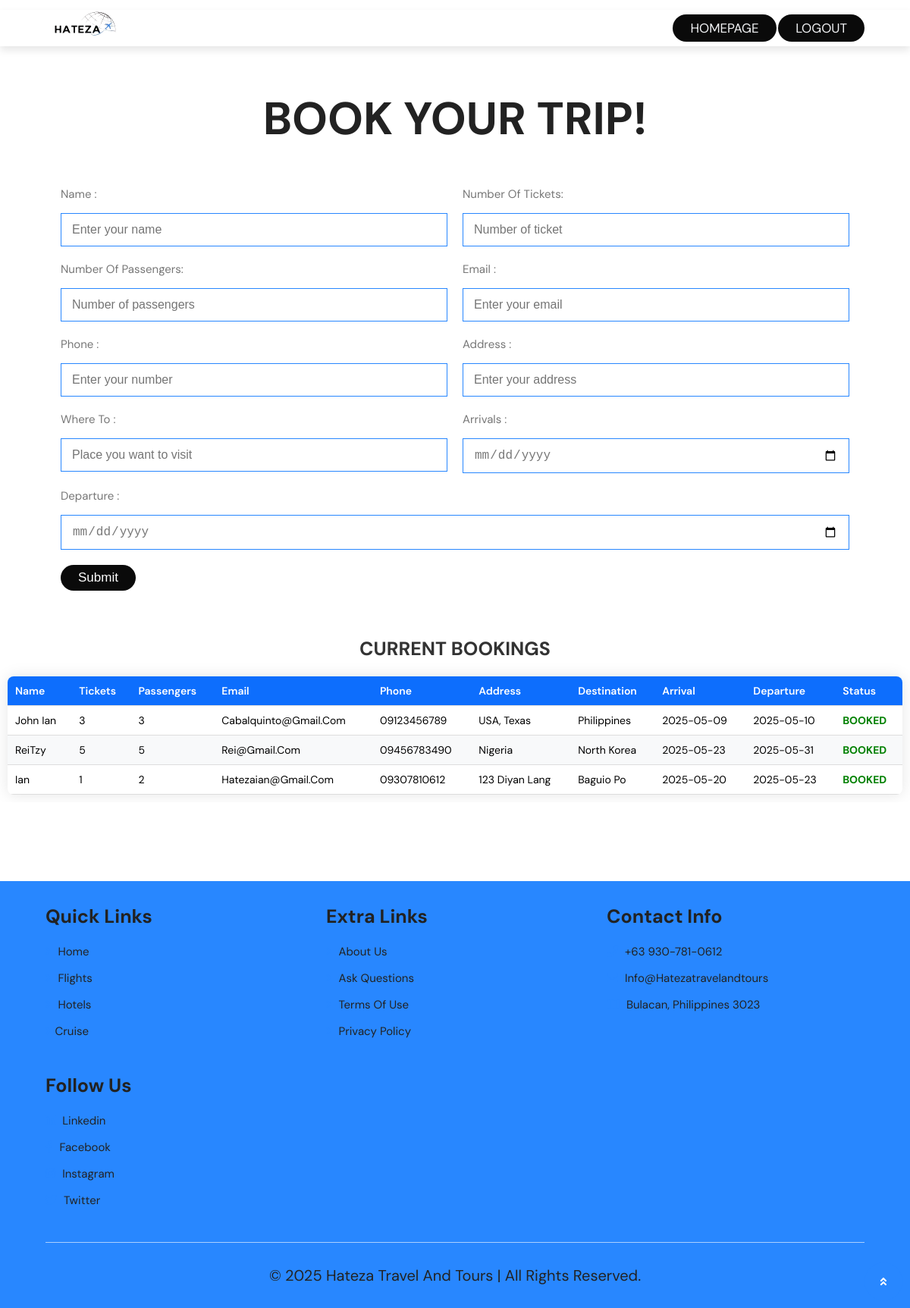
Screenshot of /book.php with the database file from the repository.
### tables this page shows
CREATE TABLE IF NOT EXISTS `book_form` (
  `id` int(255) NOT NULL AUTO_INCREMENT,
  `name` varchar(255) NOT NULL,
  `ticket` int(255) NOT NULL,
  `guests` int(255) NOT NULL,
  `email` varchar(255) NOT NULL,
  `phone` varchar(11) NOT NULL,
  `address` varchar(255) NOT NULL,
  `location` varchar(255) NOT NULL,
  `arrivals` date NOT NULL,
  `leaving` date NOT NULL,
  `time` timestamp NOT NULL DEFAULT CURRENT_TIMESTAMP,
  PRIMARY KEY (`id`)
);

### book.php (the view, shortened to what this page needs)
<!DOCTYPE html>
<html lang="en">
<head>
   <link rel="stylesheet" href="https://unpkg.com/swiper@7/swiper-bundle.min.css" />
   <link rel="stylesheet" href="https://cdnjs.cloudflare.com/ajax/libs/font-awesome/5.15.4/css/all.min.css">
   <link rel="stylesheet" href="style2.css">
</head>
<body>
<br>
<section class="header">
   <a href="index.php" class="logo"><img src="logo1.png"></a>
   <nav>
      <div class="nav__btns">
         <a href="home.php" class="btn" style="color: #f3f4f6; border-radius: 5rem;">HOMEPAGE</a>
         <a href="index.php" class="btn" style="color: #f3f4f6; border-radius: 5rem;">LOGOUT</a>
      </div>
   </nav>
</section>
<section class="booking">
   <br><br>
   <h1 class="heading-title">book your trip!</h1>
   <form action="book_form.php" method="post" class="book-form">
      <div class="flex">
         <div class="inputBox"><span>name :</span><input type="text" placeholder="Enter your name" name="name"></div>
         <div class="inputBox"><span>number of tickets: </span><input type="number" placeholder="Number of ticket" name="ticket"></div>
         <div class="inputBox"><span>number of passengers:</span><input type="number" placeholder="Number of passengers" name="guests"></div>
         <div class="inputBox"><span>email :</span><input type="email" placeholder="Enter your email" name="email"></div>
         <div class="inputBox"><span>phone :</span><input type="number" placeholder="Enter your number" name="phone"></div>
         <div class="inputBox"><span>address :</span><input type="text" placeholder="Enter your address" name="address"></div>
         <div class="inputBox"><span>where to :</span><input type="text" placeholder="Place you want to visit" name="location"></div>
         <div class="inputBox"><span>arrivals :</span><input type="date" name="arrivals"></div>
         <div class="inputBox"><span>departure :</span><input type="date" name="leaving"></div>
      </div>
      <input type="submit" value="submit" class="btn" name="send">
   </form>
</section>
<button type="button" class="scroll-top"><i class="fa fa-angle-double-up" aria-hidden="true"></i></button>
<section class="bookings-table">
   <h1 class="heading-title">Current Bookings</h1>
   <?php
   $conn = mysqli_connect('localhost', 'root', '', 'booking_db');
   $query = "SELECT * FROM book_form ORDER BY id ASC";
   $result = mysqli_query($conn, $query);
   if (mysqli_num_rows($result) > 0) {
   ?>
   <div class="table-container">
      <table>
         <thead>
            <tr>
               <th>Name</th>
               <th>Tickets</th>
               <th>Passengers</th>
               <th>Email</th>
               <th>Phone</th>
               <th>Address</th>
               <th>Destination</th>
               <th>Arrival</th>
               <th>Departure</th>
               <th>Status</th>
            </tr>
         </thead>
         <tbody>
            <?php while ($row = mysqli_fetch_assoc($result)) { ?>
            <tr>
               <td><?php echo htmlspecialchars($row['name']); ?></td>
               <td><?php echo htmlspecialchars($row['ticket']); ?></td>
               <td><?php echo htmlspecialchars($row['guests']); ?></td>
               <td><?php echo htmlspecialchars($row['email']); ?></td>
               <td><?php echo htmlspecialchars($row['phone']); ?></td>
               <td><?php echo htmlspecialchars($row['address']); ?></td>
               <td><?php echo htmlspecialchars($row['location']); ?></td>
               <td><?php echo htmlspecialchars($row['arrivals']); ?></td>
               <td><?php echo htmlspecialchars($row['leaving']); ?></td>
               <td class="status">BOOKED</td>
            </tr>
            <?php } ?>
         </tbody>
      </table>
   </div>
   <?php
   } else {
      echo "<p class='no-bookings'>No bookings yet.</p>";
   }
   ?>
</section>
<br><br><br><br><br><br><br><br>
<section class="footer">
   <div class="box-container">
      <div class="box">
         <h3>quick links</h3>
         <a href="index.php"> <i class="fas fa-angle-right"></i> Home</a>
         <a href="index.php"> <i class="fas fa-angle-right"></i> Flights</a>
         <a href="index.php"> <i class="fas fa-angle-right"></i> Hotels</a>
         <a href="book.php"> <i class="fas fa-angle-right"></i>Cruise</a>
      </div>
      <div class="box">
         <h3>extra links</h3>
         <a href="#"> <i class="fas fa-angle-right"></i> About Us</a>
         <a href="#"> <i class="fas fa-angle-right"></i> Ask Questions</a>
         <a href="#"> <i class="fas fa-angle-right"></i> Terms of Use</a>
         <a href="#"> <i class="fas fa-angle-right"></i> Privacy Policy</a>
      </div>
      <div class="box">
         <h3>contact info</h3>
         <a href="#"> <i class="fas fa-phone"></i> +63 930-781-0612 </a>
         <a href="#"> <i class="fas fa-envelope"></i> info@hatezatravelandtours </a>
         <a href="#"> <i class="fas fa-map"></i> Bulacan, Philippines 3023  </a>
      </div>
      <div class="box">
         <h3>follow us</h3>
         <a href="#"> <i class="fab fa-linkedin"></i> Linkedin </a>
         <a href="#"> <i class="fab fa-facebook-f"></i> Facebook </a>
         <a href="#"> <i class="fab fa-instagram"></i> Instagram </a>
         <a href="#"> <i class="fab fa-twitter"></i> Twitter </a>
      </div>
   </div>
   <div class="credit">© 2025 Hateza Travel and Tours</span> | All rights reserved. </div>
</section>
</body>
</html>

### style2.css (style rules this page uses)
:root { --main-color:#2887ff; --black:#222; --white:#fff; --tomato:#2887ff; --light-black:#777; --light-white:#fff9; --dark-bg:rgba(0,0,0,.7); --light-bg:#eee; --border:.1rem solid var(--main-color); --box-shadow:0 .5rem 1rem rgba(0,0,0,.1); --text-shadow:0 1.5rem 3rem rgba(0,0,0,.3); --primary-color: #2887ff; --primary-color-dark: #2476da; --text-dark: #0a0a0a; --text-light: #737373; --extra-light: #f3f4f6; --white: #ffffff; --max-width: 1200px; }
* { margin:0; padding:0; box-sizing: border-box; outline: none; border:none; text-decoration: none; text-transform: capitalize; }
html { font-size: 62.5%; overflow-x: hidden; }
body { font-family: "DM Sans", sans-serif; }
section { padding:5rem 10%; }
.btn { padding: 0.7rem 2.3rem; outline: none; border: none; font-size: 1.7rem; white-space: nowrap; color: var(--white); background-color: var(--text-dark); border-radius: 5rem; transition: 0.3s; cursor: pointer; }
.heading-title { text-align: center; margin-bottom: 3rem; font-size: 6rem; text-transform: uppercase; color:var(--black); }
.header { position: sticky; top:0; left:0; right:0; z-index: 1000; background-color: var(--white); display: flex; padding-top: 0rem; padding-bottom: 0rem; box-shadow: var(--box-shadow); align-items: center; justify-content: space-between; }
.header .logo { font-size: 2.5rem; color:var(--black); }
.booking .book-form { padding:2rem; background: var(--white); }
.booking .book-form .flex { display: flex; flex-wrap: wrap; gap:2rem; }
.booking .book-form .flex .inputBox { flex:1 1 41rem; }
.booking .book-form .flex .inputBox input { width: 100%; padding:1.2rem 1.4rem; font-size: 1.6rem; color:var(--light-black); text-transform: none; margin-top: 1.5rem; border:var(--border); }
.booking .book-form .flex .inputBox span { font-size: 1.5rem; color:var(--light-black); }
.booking .book-form .btn { margin-top: 2rem; }
.scroll-top { position: fixed; bottom: 10px; right: 10px; z-index: 99; background: var(--tomato); color: #fff; border-radius: 50px; padding: 15px; font-weight: bold; line-height: normal; border: none; width: 50px; height: 50px; cursor: pointer; }
.footer { background-color: var(--tomato); background-size: cover; background-position: center; }
.footer .box-container { display: grid; grid-template-columns: repeat(auto-fit, minmax(25rem, 1fr)); gap: 3rem; }
.footer .box-container .box h3 { color:var(--black); font-size: 2.5rem; padding-bottom: 2rem; }
.footer .box-container .box a { color:var(--black); font-size: 1.5rem; padding-bottom: 1.5rem; display: block; }
.footer .box-container .box a i { color:var(--tomato); padding-right: .5rem; transition: .2s linear; }
.footer .credit { text-align: center; padding-top: 3rem; margin-top: 3rem; border-top: .1rem solid var(--light-white); font-size: 2rem; color:var(--black); }
@media (max-width:1200px) { section { padding:3rem 5%; } }

### book.php (style rules this page uses)
.bookings-table { padding: 2rem; max-width: 1200px; margin: 0 auto; overflow-x: auto; }
.bookings-table h1.heading-title { text-align: center; margin-bottom: 2rem; color: #333; font-size: 2.5rem; }
.table-container { width: 100%; overflow-x: auto; box-shadow: 0 0 20px rgba(0, 0, 0, 0.1); border-radius: 8px; background: white; }
.bookings-table table { width: 100%; border-collapse: collapse; font-size: 1.6rem; min-width: 1000px; }
.bookings-table th, .bookings-table td { padding: 1.2rem 1.5rem; text-align: left; border-bottom: 1px solid #ddd; }
.bookings-table th { background-color: #0d6efd; color: white; font-weight: 600; position: sticky; top: 0; }
.bookings-table tr:nth-child(even) { background-color: #f8f9fa; }
.bookings-table .status { color: green; font-weight: bold; }
@media (max-width: 1200px) { .bookings-table { padding: 1rem; } }
@media (max-width: 1200px) { .bookings-table th, .bookings-table td { padding: 1rem; font-size: 1.4rem; } }

### rows the page displays
book_form: name "John Ian", ticket "3", guests "3", email "Cabalquinto@gmail.com", phone "09123456789", address "USA, Texas", location "Philippines", arrivals "2025-05-09", leaving "2025-05-10"
book_form: name "ReiTzy", ticket "5", guests "5", email "Rei@gmail.com", phone "09456783490", address "Nigeria", location "North Korea", arrivals "2025-05-23", leaving "2025-05-31"
book_form: name "Ian", ticket "1", guests "2", email "Hatezaian@gmail.com", phone "09307810612", address "123 Diyan Lang", location "Baguio Po", arrivals "2025-05-20", leaving "2025-05-23"
